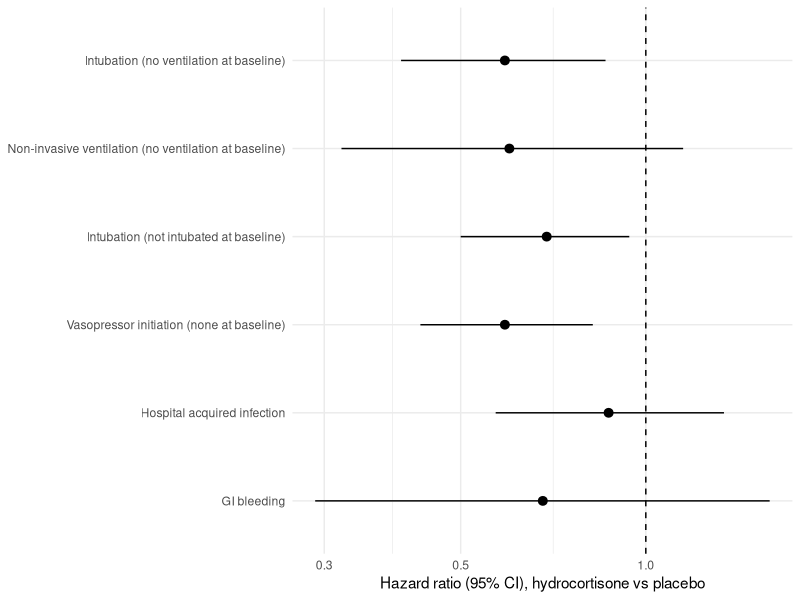

Generate this figure with R:
## ---- chunk 1
#| label: fig-secondary
#| echo: false
#| fig-cap: "Secondary and safety outcomes from CAPE-COD, reported as hazard ratios with 95% confidence intervals. A hazard ratio below 1 favours hydrocortisone. These intervals were not adjusted for multiplicity."

library(ggplot2)

secondary <- data.frame(
  outcome = c(
    "Intubation (no ventilation at baseline)",
    "Non-invasive ventilation (no ventilation at baseline)",
    "Intubation (not intubated at baseline)",
    "Vasopressor initiation (none at baseline)",
    "Hospital acquired infection",
    "GI bleeding" ),
  hr = c(0.59, 0.60, 0.69, 0.59, 0.87, 0.68),
  lo = c(0.40, 0.32, 0.50, 0.43, 0.57, 0.29),
  hi = c(0.86, 1.15, 0.94, 0.82, 1.34, 1.59) )

secondary$outcome <-
    factor(secondary$outcome, levels = rev(secondary$outcome))

ggplot(secondary, aes(x = hr, y = outcome)) +
  geom_vline(xintercept = 1, linetype = "dashed") + 
  geom_pointrange(aes(xmin = lo, xmax = hi)) +
  scale_x_log10() + 
  labs(x = "Hazard ratio (95% CI), hydrocortisone vs placebo", y = NULL) + 
  theme_minimal()
